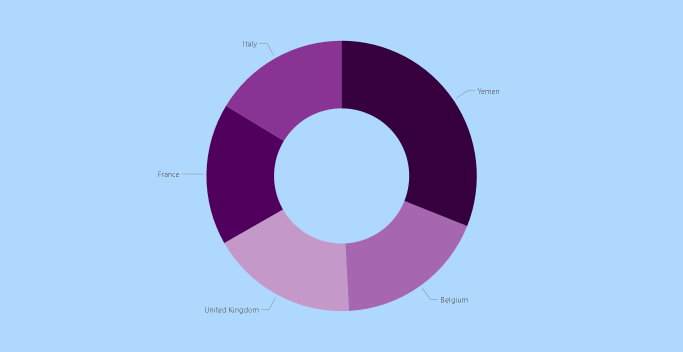
#> input picture Business Analysis and Communication/Top 5 Country or Region with high CFR (%).png, 1365 x 703 px, given in place of sandstone (1).tif, which was not available (shown at 1/2 size)
$ jupyter execute S4_IPT.ipynb   (Python 2 division)   (text cells are left out)
#> lines starting #> are read from the running program, lines starting #| are printed output that depends on the picture; pictures that were not available may be replaced by others from this repository, and a replacement may not be noted
[cell 1]
import cv2
import numpy as np
import matplotlib.pyplot as plt

[cell 2]
from google.colab import files
uploaded = files.upload()
#> the answer given: Top 5 Country or Region with high CFR (%).png

[cell 3]
img=cv2.imread('sandstone (1).tif')
#> img is the input picture: shape (703, 1365, 3); mean B, G, R 231.8, 186.8, 164.6
img1=cv2.cvtColor(img,cv2.COLOR_BGR2RGB)
plt.imshow(img)

[cell 4]
img=cv2.imread('sandstone.tif',0)
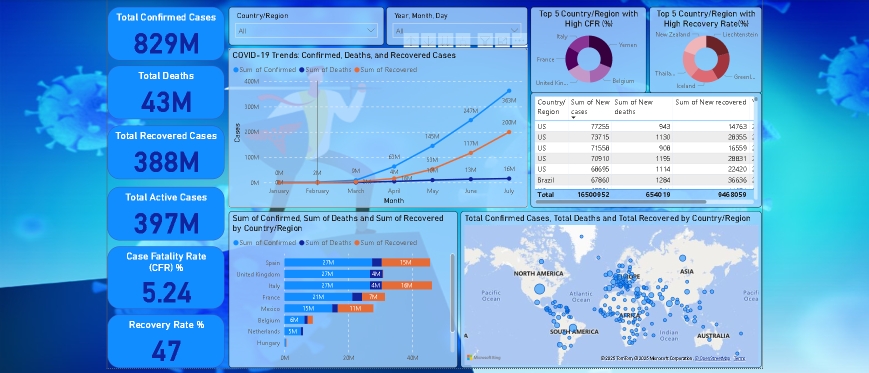
#> input picture Business Analysis and Communication/Dashboard.png, 1738 x 745 px, given in place of sandstone.tif, which was not available (shown at 1/2 size)
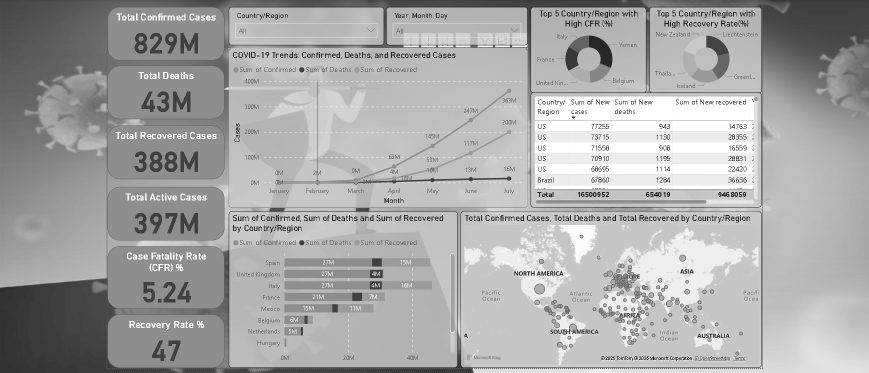
#> img: shape (745, 1738) (shown at 1/2 size); min 0, max 255, mean 168
plt.imshow(img,cmap='gray')

[cell 5]
mask=np.matrix('-1 -1 -1; -1 8 -1; -1 -1 -1')
img2=cv2.filter2D(img,-1,mask)
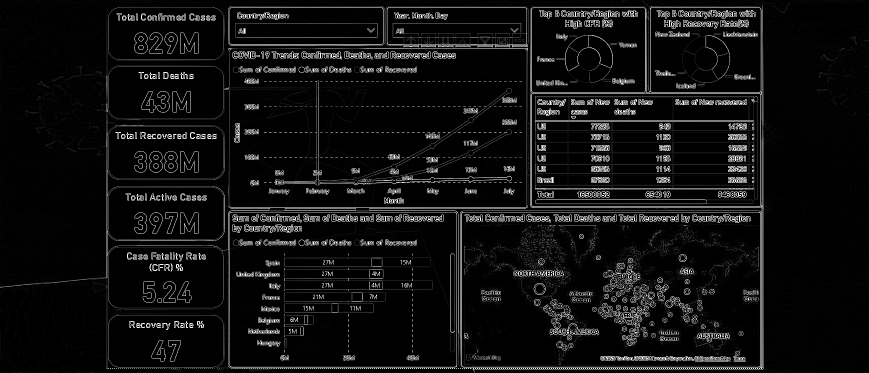
#> img2: shape (745, 1738) (shown at 1/2 size); min 0, max 255, mean 16.4
plt.imshow(img2,cmap='gray')

[cell 6]
from skimage.filters import roberts, sobel, scharr, prewitt

edge_roberts = roberts(img)
edge_sobel = sobel(img)
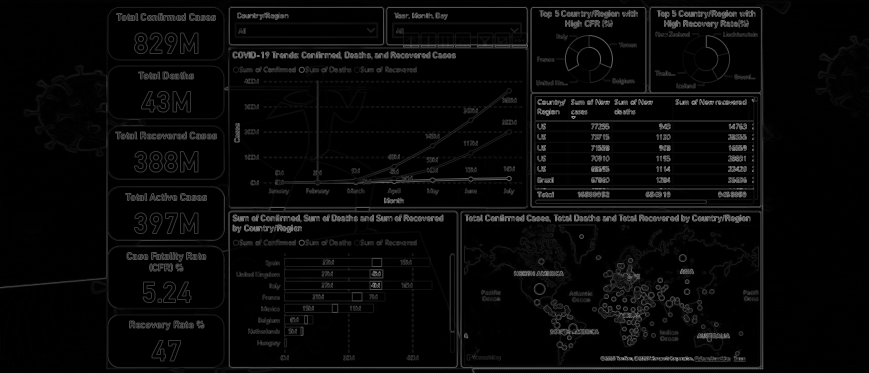
#> edge_sobel: shape (745, 1738) float64 (shown at 1/2 size); min 0, max 0.774, mean 0.0333
edge_scharr = scharr(img)
edge_prewitt = prewitt(img)

[cell 7]
plt.figure(figsize=(12,6))
plt.subplot(2,4,1)
plt.imshow(edge_roberts,cmap = 'gray')
plt.subplot(2,4,2)
plt.imshow(edge_sobel,cmap = 'gray')
plt.subplot(2,4,3)
plt.imshow(edge_scharr,cmap = 'gray')
plt.subplot(2,4,4)
plt.imshow(edge_scharr,cmap = 'gray')

[cell 8]
#Canny edge detection

[cell 9]
canny_edge=cv2.Canny(img,100,200)
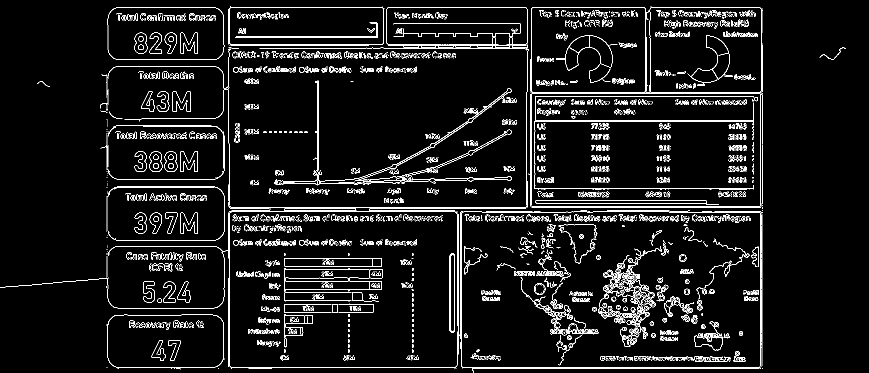
#> canny_edge: shape (745, 1738) (shown at 1/2 size); 5.8% white in thin lines or dots
plt.imshow(canny_edge,cmap='gray')

[cell 10]
sigma=0.2
median=np.median(img)
#> median = 182
lower=int(max(0,(1.0-sigma)*median))
#> lower = 145
upper=int(min(255,(1.0+sigma)*median))
#> upper = 218
auto=cv2.Canny(img,lower,upper)
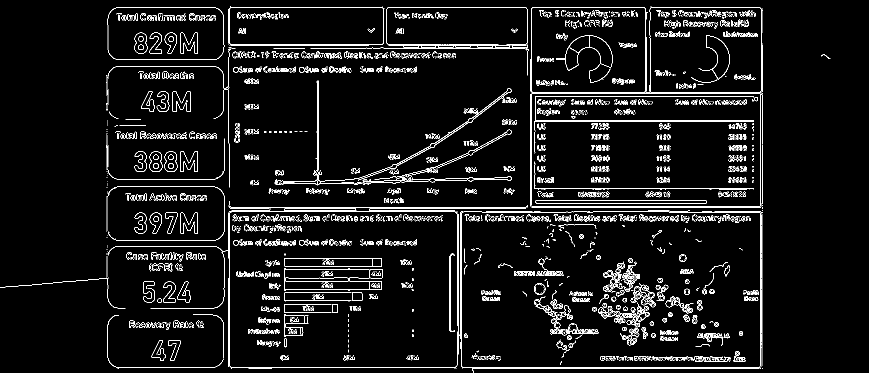
#> auto: shape (745, 1738) (shown at 1/2 size); 5.3% white in thin lines or dots
plt.imshow(auto,cmap='gray')

[cell 11]
dft=cv2.dft(np.float32(img),flags=cv2.DFT_COMPLEX_OUTPUT)

[cell 12]
dft.shape
#> Out = (745, 1738, 2)

[cell 13]
img.shape
#> Out = (745, 1738)

[cell 14]
dft_shift=np.fft.fftshift(dft)

[cell 15]
plt.magnitude_spectrum=20*np.log(cv2.magnitude(dft_shift[:,:,0],dft_shift[:,:,1]))
plt.imshow(plt.magnitude_spectrum,cmap='gray')
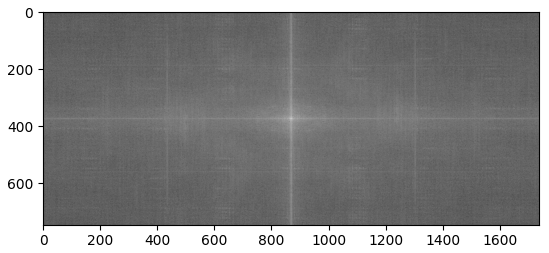
#> figure drawn by matplotlib, 1 panel

[cell 16]
rows,cols=img.shape
#> rows = 745; cols = 1738
crow,ccol=rows//2,cols//2
#> crow = 372; ccol = 869
mask=np.ones((rows,cols,2),np.uint8)
r=50
center=[crow,ccol]
#> center = [372, 869]
x,y=np.ogrid[:rows,:cols]
#> x = 745 values from 0 to 744
mask_area=(x-center[0])**2+(y-center[1])**2<=r*r
mask[mask_area]=0
plt.imshow(mask[:,:,0].astype('uint8'),cmap='gray')
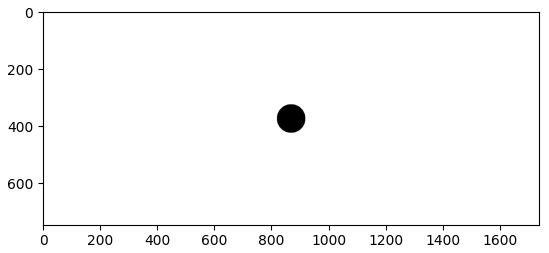
#> figure drawn by matplotlib, 1 panel

[cell 17]
fshift=dft_shift*mask

[cell 18]
fshift_mas_mag=20*np.log(cv2.magnitude(fshift[:,:,0],fshift[:,:,1])+1)
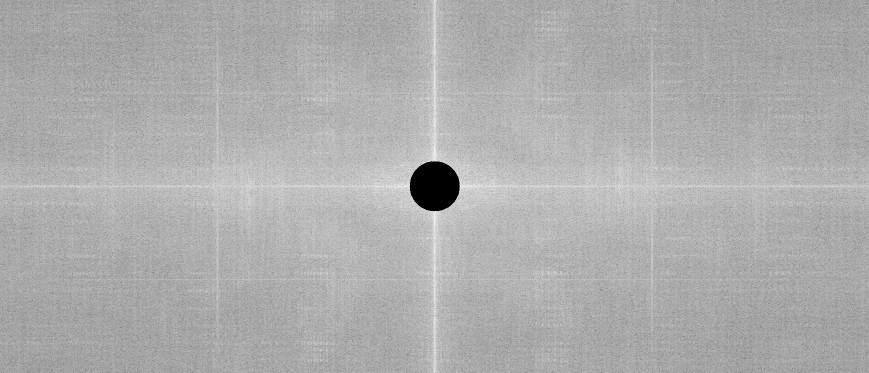
#> fshift_mas_mag: shape (745, 1738) float32 (shown at 1/2 size); min 0, max 277.1, mean 188.8; drawn with min black and max white
plt.imshow(fshift_mas_mag,cmap='gray')

[cell 19]
fshift=np.fft.ifftshift(fshift)
img_back=cv2.idft(fshift)
img_back=cv2.magnitude(img_back[:,:,0],img_back[:,:,1])
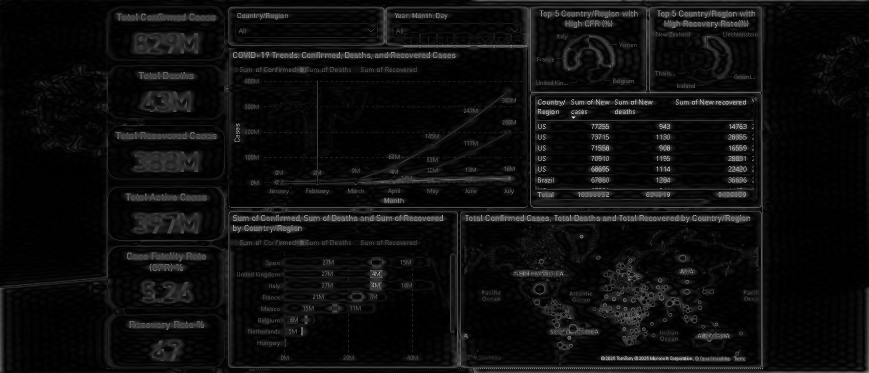
#> img_back: shape (745, 1738) float32 (shown at 1/2 size); min 5.76, max 280325440, mean 15849026; drawn with min black and max white
plt.imshow(img_back,cmap='gray')
